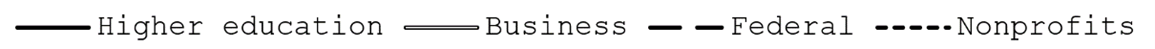
#> input picture sources/figures-web/raw-graph-1-2.png, 1155 x 49 px, found by its file name
$ python _strip.py
#> lines starting #> are read from the running program, lines starting #| are printed output that depends on the picture; after the words box and inside, x2 and y2 are one past the last pixel; in counts of white or black regions, pixels touching at a corner belong together
"""Segment the thin web strip graph-1-2.png into glyphs and print them for reading."""
import numpy as np
from PIL import Image

CH = " .:-=+*#%@"
im = Image.open("sources/figures-web/raw-graph-1-2.png").convert("RGBA")
#> im is the input picture: PIL image 1155x49 RGBA; mean R, G, B, A 238.5, 238.5, 238.5, 255
bg = Image.new("RGBA", im.size, (255, 255, 255, 255))
#> bg: PIL image 1155x49 RGBA; every value is 255
a = np.array(Image.alpha_composite(bg, im).convert("L")).astype(float)
ink = a < 170
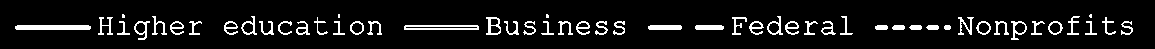
#> ink: shape (49, 1155) bool; 8.2% white in thin lines or dots, all inside (x1, y1, x2, y2) = (15, 14, 1133, 40)
colink = ink.sum(axis=0)
#> colink = 1155 values, max 19 at index 154, min 0 at index 0, mean 3.99
# find word groups (gaps wider than 6px = word break)
segs = []
inrun = False
for i, v in enumerate(colink):
    if v > 0 and not inrun:
        start = i; inrun = True
    elif v == 0 and inrun:
        segs.append((start, i)); inrun = False
#> this loop made 1155 passes
#> (v, inrun) on pass 16: (3, True)
#> inrun on passes 92, 99, 114, 118, 131, 135: False, True, False, True, False, True
#> after the loop, inrun = False; segs = 49 pairs, first value 15 to 1121, second value 91 to 1133; start = 1121
if inrun:
    segs.append((start, len(colink)))
print("total glyph segments:", len(segs))
#| total glyph segments: 49
# merge glyphs into words separated by >= 5 px
words = []
cur = [segs[0]]
#> cur = [(15, 91)]
for s in segs[1:]:
    if s[0] - cur[-1][1] >= 5:
        words.append((cur[0][0], cur[-1][1]))
        cur = [s]
    else:
        cur.append(s)
#> this loop made 48 passes
#> s on passes 2, 3, 4, 5, 8, 9: (117, 130), (134, 150), (152, 167), (170, 184), (241, 257), (259, 274)
#> after the loop, words = [(15, 91), (98, 184), (189, 202), (224, 328), (333, 345), (350, 382), (404, 479), (486, 536), (541, 590), (595, 608), (613, 625), (648, 682), (695, 724), (732, 799), (804, 853), (875, 939), (944, 951), (958, 1080), (1085, 1097), (1102, 1116)]
words.append((cur[0][0], cur[-1][1]))
print("words:", len(words))
#| words: 21
for wi, (x0, x1) in enumerate(words[:14]):
    sub = a[:, x0:x1]
    ys = np.where((sub < 170).any(axis=1))[0]
    y0, y1 = ys.min(), ys.max() + 1
    g = sub[y0:y1]
    h, w = g.shape
    # scale to ~10 rows tall
    scale = max(1, int(round(10.0 / h)))
    big = np.array(Image.fromarray(np.clip(g, 0, 255).astype(np.uint8)).resize((w * scale, h * scale), Image.LANCZOS)).astype(float)
    print("--- word %d  x=%d..%d  w=%d h=%d" % (wi, x0, x1, w, h))
    for r in big:
        print("   " + "".join(CH[min(9, int((255 - v) // 26))] for v in r))
#> this loop made 14 passes
#> (x0, x1, ys, y0, y1, h, w, scale) on passes 1, 3, 6, 7, 10, 11, 12, 13: (15, 91, [25, 26, 27, 28, 29], 25, 30, 5, 76, 2), (189, 202, [21, 22, 23, 24, 25, 26, 27, 28, 29, 30, 31, 32, 33, 34], 21, 35, 14, 13, 1), (350, 382, [21, 22, 23, 24, 25, 26, 27, 28, 29, 30, 31, 32, 33, 34], 21, 35, 14, 32, 1), (404, 479, [25, 26, 27, 28, 29], 25, 30, 5, 75, 2), (595, 608, [21, 22, 23, 24, 25, 26, 27, 28, 29, 30, 31, 32, 33, 34], 21, 35, 14, 13, 1), (613, 625, [21, 22, 23, 24, 25, 26, 27, 28, 29, 30, 31, 32, 33, 34], 21, 35, 14, 12, 1), (648, 682, [25, 26, 27, 28, 29], 25, 30, 5, 34, 2), (695, 724, [25, 26, 27, 28, 29], 25, 30, 5, 29, 2)
#> (x0, x1, y0, y1, h, w, scale) on passes 2, 4, 5, 8, 9, 14: (98, 184, 14, 40, 26, 86, 1), (224, 328, 16, 35, 19, 104, 1), (333, 345, 14, 35, 21, 12, 1), (486, 536, 17, 35, 18, 50, 1), (541, 590, 14, 35, 21, 49, 1), (732, 799, 16, 35, 19, 67, 1)
#> (printed output is left out)
#> pass 1, `sub = a[:, x0:x1]`:
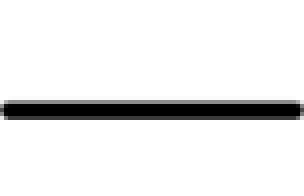
#> sub: shape (49, 76) float64 (shown 4 times larger); min 0, max 255, mean 233.4
#> pass 2, `sub = a[:, x0:x1]`:
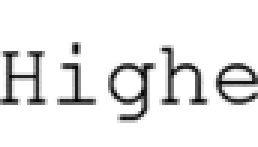
#> sub: shape (49, 86) float64 (shown 3 times larger); min 0, max 255, mean 232.8
#> pass 2, `g = sub[y0:y1]`:
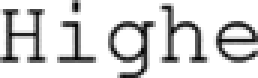
#> g: shape (26, 86) float64 (shown 3 times larger); min 0, max 255, mean 213.3

$ run again, with sources/figures-web/raw-graph-1-1.png copied over sources/figures-web/raw-graph-1-2.png
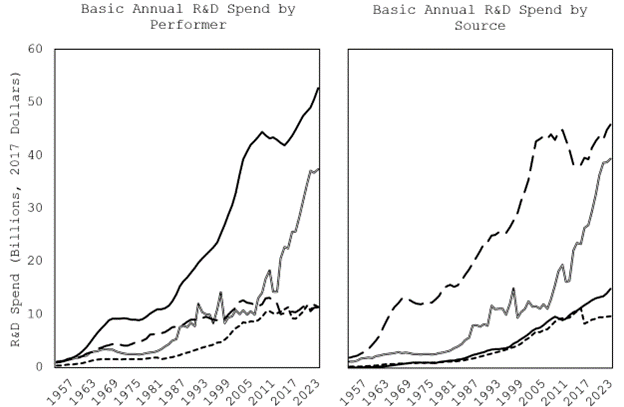
#> input picture sources/figures-web/raw-graph-1-1.png, 624 x 407 px, found by its file name
#> im is the input picture: PIL image 624x407 RGBA; mean R, G, B, A 245.2, 245.2, 245.2, 255
#> bg: PIL image 624x407 RGBA; every value is 255
#> `ink = a < 170`:
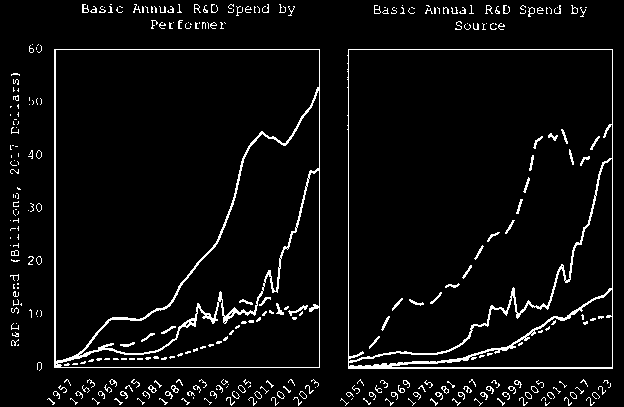
#> ink: shape (407, 624) bool; 4.9% white in thin lines or dots
#> colink = 624 values, max 323 at index 54, min 0 at index 0, mean 19.95
#> the loop `for i, v in enumerate(colink):` made 624 passes
#> (v, inrun) on passes 11, 23, 29, 35, 37, 43, 48: (22, True), (0, False), (5, True), (0, False), (22, True), (0, False), (1, True)
#> after the loop `for i, v in enumerate(colink):`: inrun = False; segs = [(10, 22), (28, 34), (36, 42), (47, 320), (340, 613)]; start = 340
#| total glyph segments: 5
#> `cur = [segs[0]]`: cur = [(10, 22)]
#> the loop `for s in segs[1:]:` made 4 passes
#> after the loop `for s in segs[1:]:`: words = [(10, 22), (28, 42), (47, 320)]
#| words: 4
#> the loop `for wi, (x0, x1) in enumerate(words[:14]):` made 4 passes
#> (x0, x1, y0, y1, h, w) on passes 1 to 4: (10, 22, 73, 346, 273, 12), (28, 42, 44, 371, 327, 14), (47, 320, 4, 406, 402, 273), (340, 613, 5, 406, 401, 273)
#> (printed output is left out)
#> after the loop `for wi, (x0, x1) in enumerate(words[:14]):`:
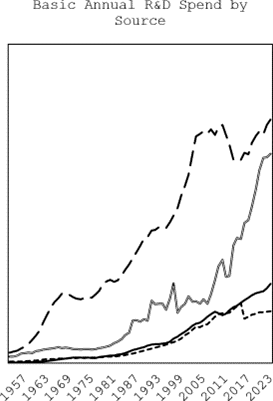
#> g: shape (401, 273) float64; min 0, max 255, mean 244.6

$ run again, with sources/figures-web/raw-graph-1-3.png copied over sources/figures-web/raw-graph-1-2.png
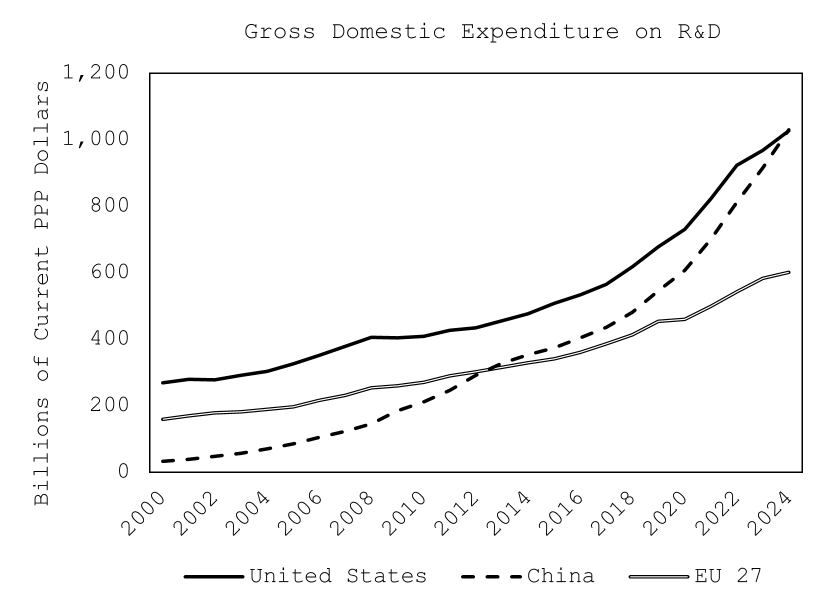
#> input picture sources/figures-web/raw-graph-1-3.png, 1659 x 1221 px, found by its file name (shown at 1/2 size)
#> im is the input picture: PIL image 1659x1221 RGBA; mean R, G, B, A 248, 248, 248, 255
#> bg: PIL image 1659x1221 RGBA; every value is 255
#> `ink = a < 170`:
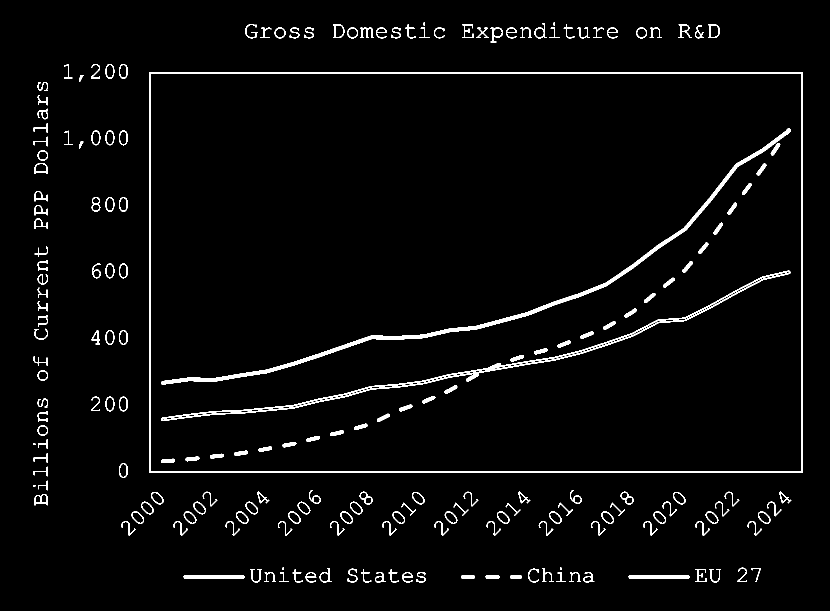
#> ink: shape (1221, 1659) bool (shown at 1/2 size); 3% white; 194 white regions (6 under 20 px), largest, box (x1, y1, x2, y2) and area: (298, 145, 1606, 946) 12618, (322, 256, 1581, 769) 10270, (322, 541, 1581, 842) 7231
#> colink = 1659 values, max 807 at index 298, min 0 at index 0, mean 36.37
#> the loop `for i, v in enumerate(colink):` made 1659 passes
#> inrun on passes 67, 97, 129, 146, 159, 168, 183, 203: True, False, True, False, True, False, True, False
#> after the loop `for i, v in enumerate(colink):`: inrun = False; segs = [(66, 96), (128, 145), (158, 167), (182, 202), (211, 229), (238, 1606)]; start = 238
#| total glyph segments: 6
#> `cur = [segs[0]]`: cur = [(66, 96)]
#> the loop `for s in segs[1:]:` made 5 passes
#> after the loop `for s in segs[1:]:`: words = [(66, 96), (128, 145), (158, 167), (182, 202), (211, 229)]
#| words: 6
#> the loop `for wi, (x0, x1) in enumerate(words[:14]):` made 6 passes
#> (x0, x1, y0, y1, h, w) on passes 1 to 6: (66, 96, 164, 1011, 847, 30), (128, 145, 128, 290, 162, 17), (158, 167, 150, 297, 147, 9), (182, 202, 128, 822, 694, 20), (211, 229, 128, 823, 695, 18), (238, 1606, 45, 1165, 1120, 1368)
#> (printed output is left out)
#> after the loop `for wi, (x0, x1) in enumerate(words[:14]):`:
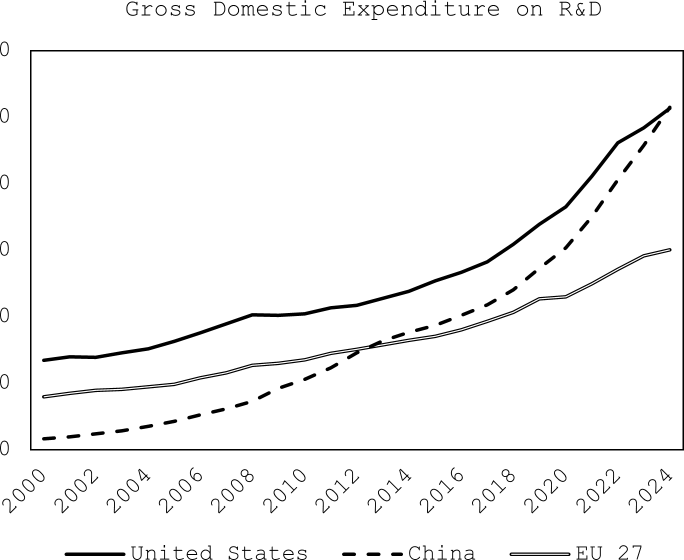
#> g: shape (1120, 1368) float64 (shown at 1/2 size); min 0, max 255, mean 246.6

$ run again, with sources/figures-web/raw-graph-1-4.png copied over sources/figures-web/raw-graph-1-2.png
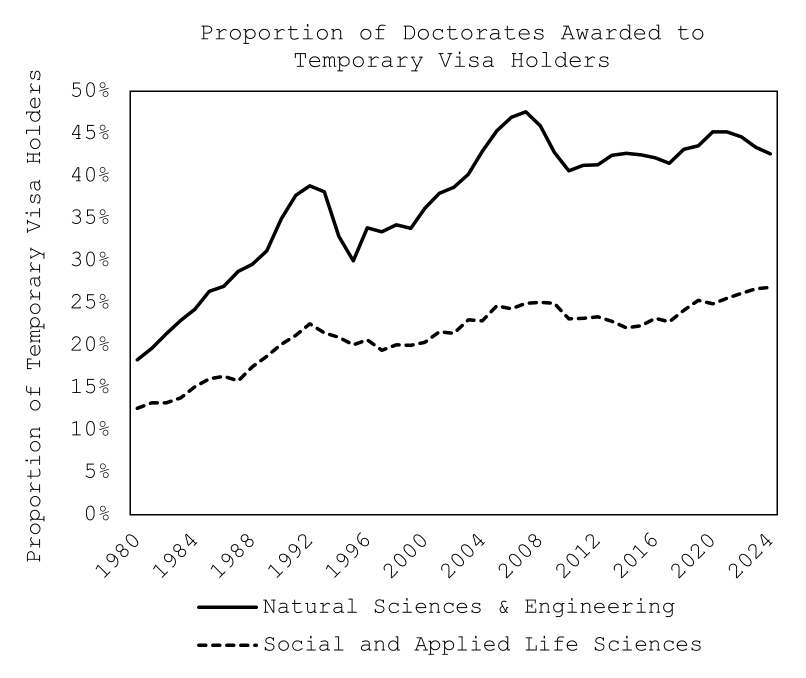
#> input picture sources/figures-web/raw-graph-1-4.png, 1611 x 1356 px, found by its file name (shown at 1/2 size)
#> im is the input picture: PIL image 1611x1356 RGBA; mean R, G, B, A 247.7, 247.7, 247.7, 255
#> bg: PIL image 1611x1356 RGBA; every value is 255
#> `ink = a < 170`:
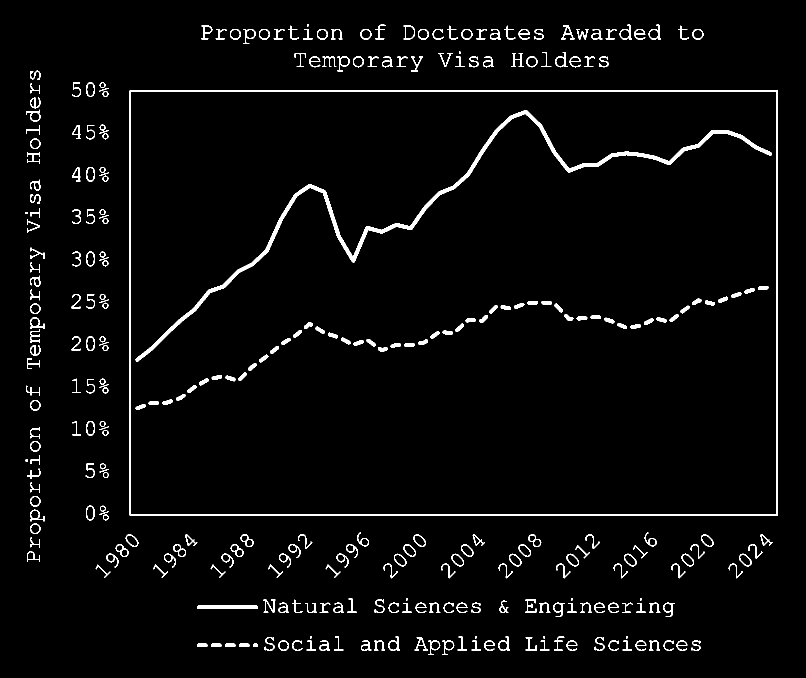
#> ink: shape (1356, 1611) bool (shown at 1/2 size); 3.1% white; 309 white regions (9 under 20 px), largest, box (x1, y1, x2, y2) and area: (271, 220, 1544, 723) 13060, (259, 181, 1556, 1031) 12846, (394, 1211, 516, 1218) 845
#> colink = 1611 values, max 855 at index 259, min 0 at index 0, mean 42.26
#> the loop `for i, v in enumerate(colink):` made 1611 passes
#> (v, inrun) on pass 52: (8, True)
#> after the loop `for i, v in enumerate(colink):`: inrun = False; segs = [(51, 89), (143, 162), (171, 190), (191, 1556)]; start = 191
#| total glyph segments: 4
#> `cur = [segs[0]]`: cur = [(51, 89)]
#> the loop `for s in segs[1:]:` made 3 passes
#> after the loop `for s in segs[1:]:`: cur = [(171, 190), (191, 1556)]; words = [(51, 89), (143, 162)]
#| words: 3
#> the loop `for wi, (x0, x1) in enumerate(words[:14]):` made 3 passes
#> (x0, x1, y0, y1, h, w) on passes 1 to 3: (51, 89, 141, 1123, 982, 38), (143, 162, 165, 871, 706, 19), (171, 1556, 48, 1310, 1262, 1385)
#> (printed output is left out)
#> pass 3, `g = sub[y0:y1]`:
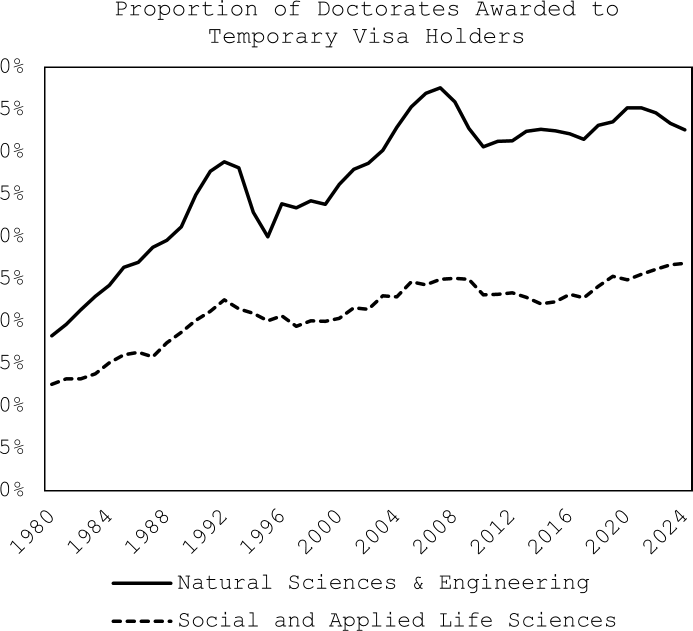
#> g: shape (1262, 1385) float64 (shown at 1/2 size); min 0, max 255, mean 246.7
